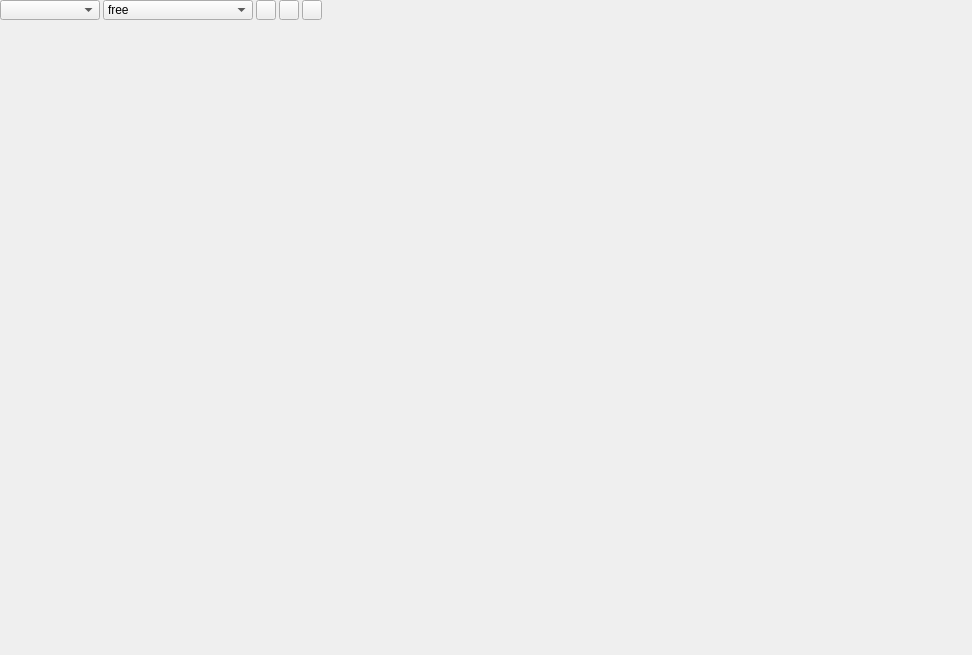
<?xml version="1.0" encoding="UTF-8"?>
<ui version="4.0">
 <class>GameSceneDockWidget</class>
 <widget class="QWidget" name="GameSceneDockWidget">
  <property name="geometry">
   <rect>
    <x>0</x>
    <y>0</y>
    <width>972</width>
    <height>655</height>
   </rect>
  </property>
  <property name="windowTitle">
   <string>GameScene</string>
  </property>
  <layout class="QVBoxLayout" name="verticalLayout">
   <property name="spacing">
    <number>0</number>
   </property>
   <property name="leftMargin">
    <number>0</number>
   </property>
   <property name="topMargin">
    <number>0</number>
   </property>
   <property name="rightMargin">
    <number>0</number>
   </property>
   <property name="bottomMargin">
    <number>0</number>
   </property>
   <item>
    <widget class="QWidget" name="title_bar" native="true">
     <property name="sizePolicy">
      <sizepolicy hsizetype="Preferred" vsizetype="Fixed">
       <horstretch>0</horstretch>
       <verstretch>0</verstretch>
      </sizepolicy>
     </property>
     <property name="minimumSize">
      <size>
       <width>0</width>
       <height>20</height>
      </size>
     </property>
     <property name="maximumSize">
      <size>
       <width>16777215</width>
       <height>20</height>
      </size>
     </property>
     <layout class="QHBoxLayout" name="horizontalLayout">
      <property name="spacing">
       <number>3</number>
      </property>
      <property name="leftMargin">
       <number>0</number>
      </property>
      <property name="topMargin">
       <number>0</number>
      </property>
      <property name="rightMargin">
       <number>0</number>
      </property>
      <property name="bottomMargin">
       <number>0</number>
      </property>
      <item>
       <widget class="QComboBox" name="camera">
        <property name="sizePolicy">
         <sizepolicy hsizetype="Fixed" vsizetype="Fixed">
          <horstretch>0</horstretch>
          <verstretch>0</verstretch>
         </sizepolicy>
        </property>
        <property name="minimumSize">
         <size>
          <width>100</width>
          <height>0</height>
         </size>
        </property>
        <property name="maximumSize">
         <size>
          <width>100</width>
          <height>16777215</height>
         </size>
        </property>
       </widget>
      </item>
      <item>
       <widget class="QComboBox" name="ratio">
        <property name="sizePolicy">
         <sizepolicy hsizetype="Fixed" vsizetype="Fixed">
          <horstretch>0</horstretch>
          <verstretch>0</verstretch>
         </sizepolicy>
        </property>
        <property name="minimumSize">
         <size>
          <width>150</width>
          <height>0</height>
         </size>
        </property>
        <property name="maximumSize">
         <size>
          <width>150</width>
          <height>16777215</height>
         </size>
        </property>
        <item>
         <property name="text">
          <string>free</string>
         </property>
        </item>
        <item>
         <property name="text">
          <string>3:2</string>
         </property>
        </item>
        <item>
         <property name="text">
          <string>4:3</string>
         </property>
        </item>
        <item>
         <property name="text">
          <string>5:4</string>
         </property>
        </item>
        <item>
         <property name="text">
          <string>16:9</string>
         </property>
        </item>
        <item>
         <property name="text">
          <string>16:10</string>
         </property>
        </item>
        <item>
         <property name="text">
          <string>1024x768</string>
         </property>
        </item>
        <item>
         <property name="text">
          <string>1080x960</string>
         </property>
        </item>
        <item>
         <property name="text">
          <string>1920x1080</string>
         </property>
        </item>
       </widget>
      </item>
      <item>
       <widget class="QToolButton" name="audio">
        <property name="minimumSize">
         <size>
          <width>20</width>
          <height>20</height>
         </size>
        </property>
        <property name="maximumSize">
         <size>
          <width>20</width>
          <height>20</height>
         </size>
        </property>
        <property name="text">
         <string/>
        </property>
        <property name="checkable">
         <bool>true</bool>
        </property>
       </widget>
      </item>
      <item>
       <widget class="QToolButton" name="fps">
        <property name="minimumSize">
         <size>
          <width>20</width>
          <height>20</height>
         </size>
        </property>
        <property name="maximumSize">
         <size>
          <width>20</width>
          <height>20</height>
         </size>
        </property>
        <property name="text">
         <string/>
        </property>
        <property name="checkable">
         <bool>true</bool>
        </property>
       </widget>
      </item>
      <item>
       <widget class="QToolButton" name="tools">
        <property name="minimumSize">
         <size>
          <width>20</width>
          <height>20</height>
         </size>
        </property>
        <property name="maximumSize">
         <size>
          <width>20</width>
          <height>20</height>
         </size>
        </property>
        <property name="text">
         <string/>
        </property>
       </widget>
      </item>
      <item>
       <spacer name="horizontalSpacer">
        <property name="orientation">
         <enum>Qt::Horizontal</enum>
        </property>
        <property name="sizeHint" stdset="0">
         <size>
          <width>528</width>
          <height>20</height>
         </size>
        </property>
       </spacer>
      </item>
     </layout>
    </widget>
   </item>
   <item>
    <widget class="QWidget" name="display" native="true"/>
   </item>
  </layout>
 </widget>
 <resources/>
 <connections/>
</ui>
